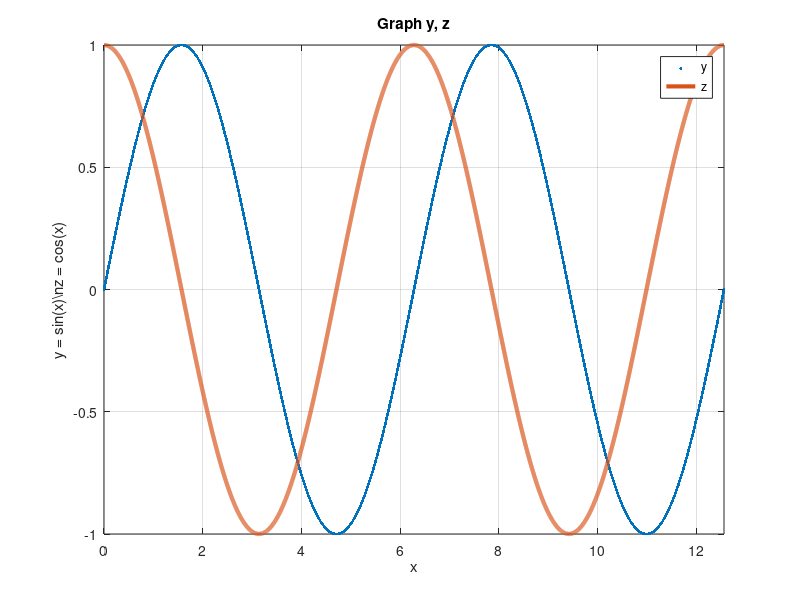

Source code (MATLAB):
% plots several functions in the same graphic area, 
% on the interval [0,4*pi], with a smoothness of e4

% interval
I = linspace(0, 4*pi, 10000);

% functions
y = sin(I);
z = cos(I);

plot(I,y,'.','linewidth',2, I,z,'-','linewidth',3);

% options
axis([0, 4*pi, -1, 1]);
grid on
title('Graph y, z');
xlabel('x');
ylabel('y = sin(x)\nz = cos(x)');
legend('y', 'z');
